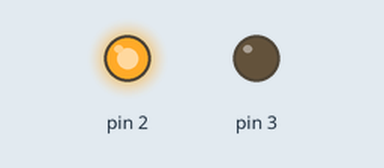
Simulated run of this sketch. Board: Arduino Uno, built with avr-gcc and run on an emulated ATmega328P. Shown: output pins drawn as LEDs (lit = HIGH). What the sketch prints to the serial monitor is not drawn.

Above: at 0.1 s.
Timing chart, 0 to 1.6 s (numbered marks = the images above):
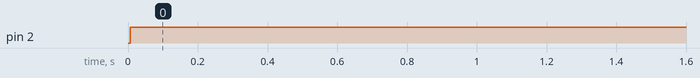

The sketch:

Radar_Eletronico.ino
```cpp
float velocidade_veiculo;
int velocidade_permitida;

void setup(){

    pinMode(2,OUTPUT);
    pinMode(3,OUTPUT);

    Serial.begin(9600);

}
void loop(){
    velocidade_permitida = 60;
    velocidade_veiculo = 55;

    Serial.println("");
    Serial.print("Sua velocidade e: ");
    Serial.print(velocidade_veiculo);
    Serial.println(" KM/h");

    if (velocidade_veiculo > velocidade_permitida) {

        Serial.println("Voce esta acima da velocidade permitida");

        digitalWrite(3,HIGH);

    }

    else {

        Serial.println("Voce esta velocidade maxima permitida");

        digitalWrite(2,HIGH);


    }
    delay(2500);

}
```

Measured:
- by itself, pin 2: LOW → HIGH at 0.01 s
